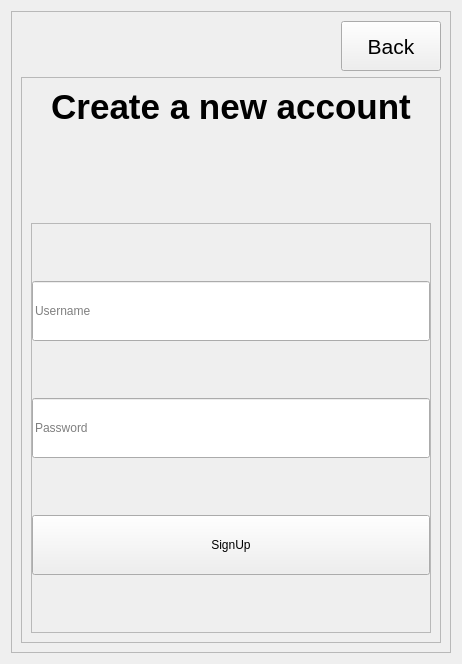
      <widget class="QWidget" name="rms_signup">
       <layout class="QHBoxLayout" name="horizontalLayout_2">
        <item>
         <widget class="QFrame" name="frame_6">
          <property name="frameShape">
           <enum>QFrame::StyledPanel</enum>
          </property>
          <property name="frameShadow">
           <enum>QFrame::Raised</enum>
          </property>
          <layout class="QVBoxLayout" name="verticalLayout_5">
           <item alignment="Qt::AlignRight">
            <widget class="QPushButton" name="back_btn_signup">
             <property name="minimumSize">
              <size>
               <width>100</width>
               <height>50</height>
              </size>
             </property>
             <property name="styleSheet">
              <string notr="true">font:16pt;</string>
             </property>
             <property name="text">
              <string>Back</string>
             </property>
             <property name="icon">
              <iconset>
               <normaloff>../../../../../mnt/c/Users/prasa/Downloads/left-arrow.png</normaloff>../../../../../mnt/c/Users/prasa/Downloads/left-arrow.png</iconset>
             </property>
             <property name="iconSize">
              <size>
               <width>20</width>
               <height>20</height>
              </size>
             </property>
            </widget>
           </item>
           <item alignment="Qt::AlignVCenter">
            <widget class="QFrame" name="frame_7">
             <property name="frameShape">
              <enum>QFrame::StyledPanel</enum>
             </property>
             <property name="frameShadow">
              <enum>QFrame::Raised</enum>
             </property>
             <layout class="QVBoxLayout" name="verticalLayout_6">
              <item>
               <widget class="QLabel" name="label_6">
                <property name="minimumSize">
                 <size>
                  <width>0</width>
                  <height>0</height>
                 </size>
                </property>
                <property name="maximumSize">
                 <size>
                  <width>16777215</width>
                  <height>200</height>
                 </size>
                </property>
                <property name="styleSheet">
                 <string notr="true">font: 16pt &quot;Sans Serif&quot;;</string>
                </property>
                <property name="text">
                 <string>&lt;html&gt;&lt;head/&gt;&lt;body&gt;&lt;p align=&quot;center&quot;&gt;&lt;span style=&quot; font-size:26pt; font-weight:600;&quot;&gt;Create a new account&lt;/span&gt;&lt;/p&gt;&lt;/body&gt;&lt;/html&gt;</string>
                </property>
               </widget>
              </item>
              <item alignment="Qt::AlignHCenter|Qt::AlignVCenter">
               <widget class="QFrame" name="frame_8">
                <property name="minimumSize">
                 <size>
                  <width>400</width>
                  <height>500</height>
                 </size>
                </property>
                <property name="maximumSize">
                 <size>
                  <width>3000</width>
                  <height>16777215</height>
                 </size>
                </property>
                <property name="styleSheet">
                 <string notr="true">QFrame{
margin-top:90;
font:16pt
}
QPushButton{
width:100px;
}
</string>
                </property>
                <property name="frameShape">
                 <enum>QFrame::StyledPanel</enum>
                </property>
                <property name="frameShadow">
                 <enum>QFrame::Raised</enum>
                </property>
                <layout class="QVBoxLayout" name="verticalLayout_7">
                 <property name="spacing">
                  <number>0</number>
                 </property>
                 <property name="leftMargin">
                  <number>0</number>
                 </property>
                 <property name="topMargin">
                  <number>0</number>
                 </property>
                 <property name="rightMargin">
                  <number>0</number>
                 </property>
                 <property name="bottomMargin">
                  <number>0</number>
                 </property>
                 <item>
                  <widget class="QLineEdit" name="rms_signup_username">
                   <property name="minimumSize">
                    <size>
                     <width>50</width>
                     <height>60</height>
                    </size>
                   </property>
                   <property name="styleSheet">
                    <string notr="true">width:300px;
font: 16pt &quot;Sans Serif&quot;;</string>
                   </property>
                   <property name="text">
                    <string/>
                   </property>
                   <property name="placeholderText">
                    <string>Username</string>
                   </property>
                  </widget>
                 </item>
                 <item>
                  <widget class="QLineEdit" name="rms_signup_password">
                   <property name="minimumSize">
                    <size>
                     <width>0</width>
                     <height>60</height>
                    </size>
                   </property>
                   <property name="styleSheet">
                    <string notr="true">font: 16pt &quot;Sans Serif&quot;;</string>
                   </property>
                   <property name="echoMode">
                    <enum>QLineEdit::Password</enum>
                   </property>
                   <property name="placeholderText">
                    <string>Password</string>
                   </property>
                  </widget>
                 </item>
                 <item>
                  <widget class="QPushButton" name="rms_signup_signupbtn">
                   <property name="minimumSize">
                    <size>
                     <width>100</width>
                     <height>60</height>
                    </size>
                   </property>
                   <property name="styleSheet">
                    <string notr="true">font: 16pt &quot;Sans Serif&quot;;</string>
                   </property>
                   <property name="text">
                    <string>SignUp</string>
                   </property>
                  </widget>
                 </item>
                </layout>
               </widget>
              </item>
             </layout>
            </widget>
           </item>
          </layout>
         </widget>
        </item>
       </layout>
      </widget>
